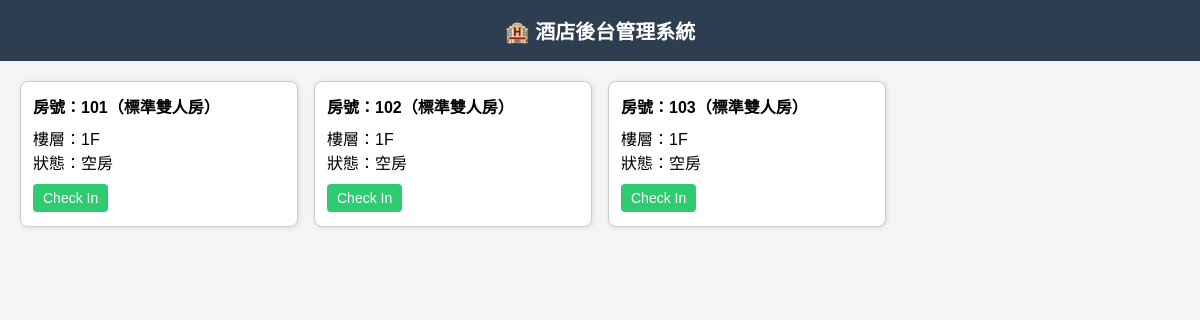
The page / on the database its author committed.
### hotelapp/models.py (models this page shows, shortened)
class Room(models.Model):  #房間資料
    room_number = models.CharField(max_length=10, primary_key=True)  # 房號
    room_type = models.ForeignKey(RoomType, on_delete=models.CASCADE)
    price = models.DecimalField(max_digits=10, decimal_places=2)
    status = models.CharField(max_length=20) #目前狀態(空房，使用中，已被預約等...
    promotion = models.ForeignKey(  #促銷資料
        Promotion,
        on_delete=models.SET_NULL,
        null=True,
        blank=True,
        related_name="rooms"
    )

class RoomType(models.Model):  #房型資料
    code = models.CharField(max_length=10, primary_key=True)  # 房型編號
    name = models.CharField(max_length=50)  # 房型

### hotelapp/views.py (the view)
# urls.py: path('', views.dashboard, name='dashboard'),
def dashboard(request):
    rooms = Room.objects.select_related('room_type').all().order_by('room_number')
    return render(request, 'index.html', {'rooms': rooms})

### hotelapp/templates/index.html (shortened to what this page needs)
<!DOCTYPE html>
<html lang="zh-Hant">
<head>
</head>
<body>
<header>
    <h1>🏨 酒店後台管理系統</h1>
</header>
<div class="grid">
    {% for room in rooms %}
    <div class="room-card">
        <div class="room-header">
            房號：{{ room.room_number }}（{{ room.room_type.name }}）
        </div>
        <div>樓層：{{ room.room_number|slice:":1" }}F</div>
        <div class="room-status">狀態：{{ room.status }}</div>
        <div class="room-actions">
            {% if room.status == "空房" or room.status == "已預約" %}
            <form method="post" action="{% url 'checkin' room.room_number %}">
                <button class="checkin" type="submit">Check In</button>
            </form>
            {% elif room.status == "使用中" %}
            <form method="post" action="{% url 'checkout' room.room_number %}">
                {% csrf_token %}
                <button class="checkout" type="submit">Check Out</button>
            </form>
            {% else %}
            <small>無操作</small>
            {% endif %}
        </div>
    </div>
    {% endfor %}
</div>
</body>
</html>

### hotelapp/templates/index.html (style rules this page uses)
body { font-family: "Microsoft JhengHei", sans-serif; margin: 0; padding: 0; background-color: #f5f5f5; }
header { background-color: #2c3e50; color: white; padding: 16px; text-align: center; }
h1 { margin: 0; font-size: 20px; }
.grid { display: grid; grid-template-columns: repeat(auto-fill, minmax(220px, 1fr)); gap: 16px; padding: 20px; }
.room-card { background-color: white; border: 1px solid #ccc; border-radius: 8px; padding: 12px; box-shadow: 1px 1px 6px rgba(0,0,0,0.1); }
.room-header { font-weight: bold; margin-bottom: 8px; }
.room-status { margin-bottom: 8px; }
.room-actions form { display: inline-block; margin: 2px 0; }
.room-actions button { padding: 6px 10px; font-size: 14px; cursor: pointer; border: none; border-radius: 4px; }
.checkin { background-color: #2ecc71; color: white; }

### rows shown on the page
Room: room_number "101", room_type.name "標準雙人房", room_number "1", status "空房", shows "Check In"
Room: room_number "102", room_type.name "標準雙人房", room_number "1", status "空房", shows "Check In"
Room: room_number "103", room_type.name "標準雙人房", room_number "1", status "空房", shows "Check In"
